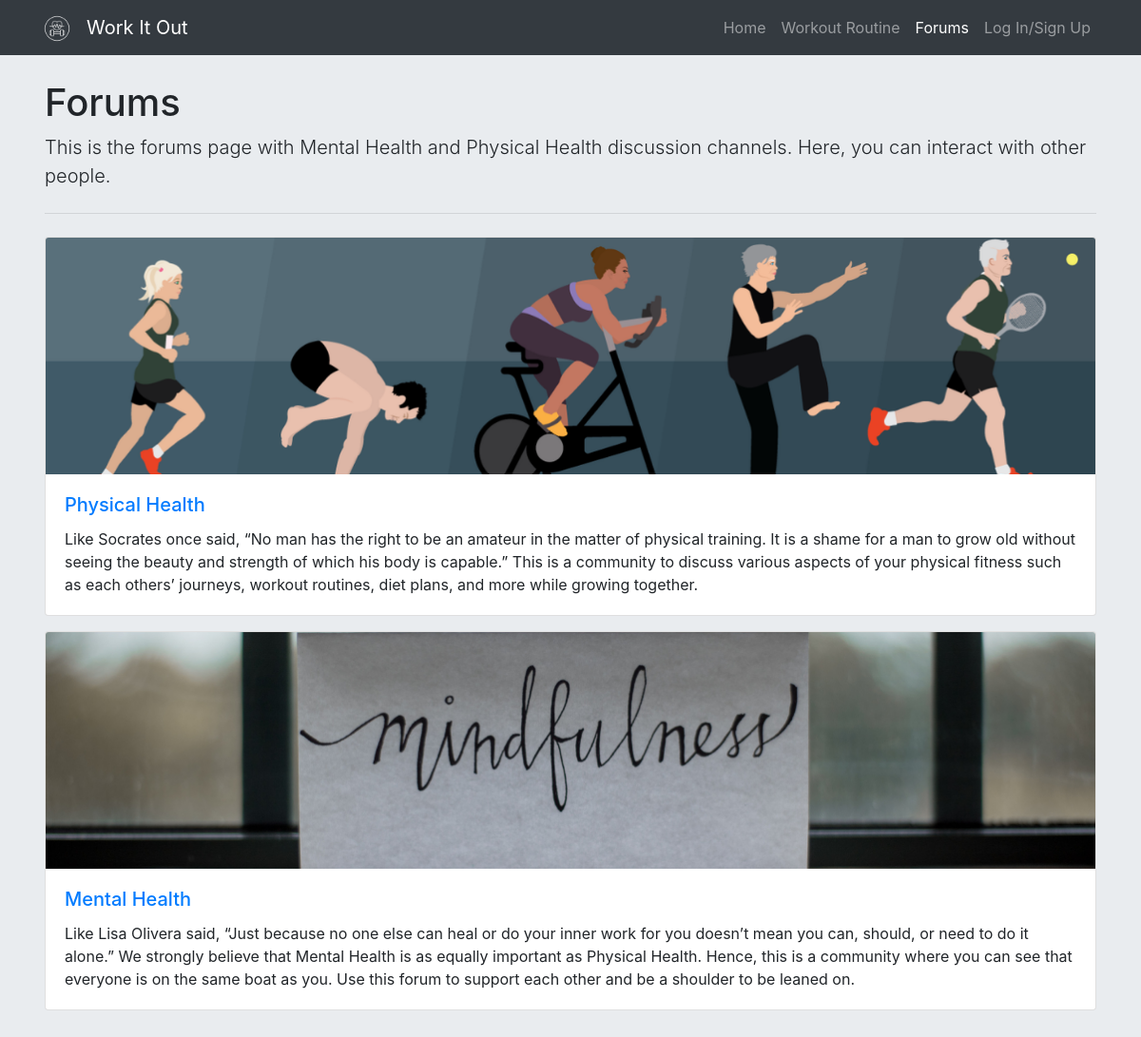
Page /forums/ on the committed database.
### forums/models.py (models this page shows, shortened)
class Forum(models.Model):
    name = models.CharField(max_length=100)
    icon = models.ImageField(upload_to='media/')
    desc = models.TextField()
    participants = models.ManyToManyField(User)

### forums/views.py (the view)
# urls.py: path('', views.forums_homepage, name='forums_homepage'),
def forums_homepage(request):
    forums = Forum.objects.all()
    return render(request, 'forums/forums_homepage.html', {'forums':forums})

### forums/templates/forums/forums_homepage.html
{% extends 'dragonhacks/base.html' %}
{% block forums %}
    <li class="nav-item active">
        <a class="nav-link" href="#">Forums</a>
    </li>
{% endblock forums %}
{% block content %}
    <section style="margin-top: 20px;" class="jumbotron">
        <div class="container">
            <h1 class="jumbotron-heading">Forums</h1>
            <p class="lead">This is the forums page with Mental Health and Physical Health discussion channels. Here, you can interact with other people.</p>
            <hr class="my-4">
            <div class="forums">
                {% for forum in forums %}
                    <div class="card mb-3">
                        <img class="card-img-top" src="{{ forum.icon.url }}" alt="{{ forum.name }}" height="">
                        <div class="card-body">
                            <a href="{% url 'forum_detail' forum.id %}"><h5 class="card-title">{{ forum.name }}</h5></a>
                            <p class="card-text">{{ forum.desc }}</p>
                        </div>
                    </div>
                {% endfor %}
            </div>
        </div>
    </section>
{% endblock content %}

### rows in the picture
Forum: icon (picture), name "Physical Health", desc "Like Socrates once said, “No man has the right to be an amateur in the matter of physical training. It is a shame for a man to grow old without seeing the beauty and strength of which his body is capable.” This is a community to discuss various aspects of your physical fitness such as each others’ journeys, workout routines, diet plans, and more while growing together."
Forum: icon (picture), name "Mental Health", desc "Like Lisa Olivera said, “Just because no one else can heal or do your inner work for you doesn’t mean you can, should, or need to do it alone.” We strongly believe that Mental Health is as equally important as Physical Health. Hence, this is a community where you can see that everyone is on the same boat as you. Use this forum to support each other and be a shoulder to be leaned on."
